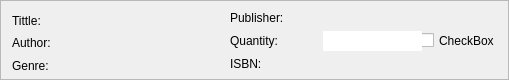
<?xml version="1.0" encoding="UTF-8"?>
<ui version="4.0">
 <class>Frame</class>
 <widget class="QFrame" name="Frame">
  <property name="geometry">
   <rect>
    <x>0</x>
    <y>0</y>
    <width>509</width>
    <height>80</height>
   </rect>
  </property>
  <property name="maximumSize">
   <size>
    <width>16777215</width>
    <height>80</height>
   </size>
  </property>
  <property name="windowTitle">
   <string>Frame</string>
  </property>
  <property name="frameShape">
   <enum>QFrame::StyledPanel</enum>
  </property>
  <property name="frameShadow">
   <enum>QFrame::Raised</enum>
  </property>
  <widget class="QCheckBox" name="checkBox">
   <property name="geometry">
    <rect>
     <x>420</x>
     <y>30</y>
     <width>81</width>
     <height>21</height>
    </rect>
   </property>
   <property name="text">
    <string>CheckBox</string>
   </property>
  </widget>
  <widget class="QWidget" name="">
   <property name="geometry">
    <rect>
     <x>12</x>
     <y>12</y>
     <width>151</width>
     <height>62</height>
    </rect>
   </property>
   <layout class="QGridLayout" name="gridLayout_2">
    <item row="0" column="0">
     <widget class="QLabel" name="tittleLabel">
      <property name="enabled">
       <bool>true</bool>
      </property>
      <property name="text">
       <string>Tittle:</string>
      </property>
     </widget>
    </item>
    <item row="0" column="1">
     <widget class="QLabel" name="titleValue">
      <property name="text">
       <string/>
      </property>
     </widget>
    </item>
    <item row="1" column="0">
     <widget class="QLabel" name="authorLabel">
      <property name="text">
       <string>Author:</string>
      </property>
     </widget>
    </item>
    <item row="1" column="1">
     <widget class="QLabel" name="authorValue">
      <property name="text">
       <string/>
      </property>
     </widget>
    </item>
    <item row="2" column="0">
     <widget class="QLabel" name="genreLable">
      <property name="text">
       <string>Genre:</string>
      </property>
     </widget>
    </item>
    <item row="2" column="1">
     <widget class="QLabel" name="genreValue">
      <property name="text">
       <string/>
      </property>
     </widget>
    </item>
   </layout>
  </widget>
  <widget class="QWidget" name="">
   <property name="geometry">
    <rect>
     <x>230</x>
     <y>10</y>
     <width>192</width>
     <height>61</height>
    </rect>
   </property>
   <layout class="QGridLayout" name="gridLayout">
    <item row="0" column="0">
     <widget class="QLabel" name="publisherLabel">
      <property name="text">
       <string>Publisher:</string>
      </property>
     </widget>
    </item>
    <item row="2" column="2">
     <widget class="QLabel" name="isbnValue">
      <property name="text">
       <string/>
      </property>
     </widget>
    </item>
    <item row="1" column="2">
     <widget class="QLineEdit" name="quantityLineEdit">
      <property name="enabled">
       <bool>true</bool>
      </property>
      <property name="focusPolicy">
       <enum>Qt::WheelFocus</enum>
      </property>
      <property name="text">
       <string/>
      </property>
      <property name="frame">
       <bool>false</bool>
      </property>
      <property name="echoMode">
       <enum>QLineEdit::Normal</enum>
      </property>
      <property name="readOnly">
       <bool>true</bool>
      </property>
     </widget>
    </item>
    <item row="2" column="0">
     <widget class="QLabel" name="isbnLabel">
      <property name="text">
       <string>ISBN:</string>
      </property>
     </widget>
    </item>
    <item row="0" column="2">
     <widget class="QLabel" name="publisherValue">
      <property name="text">
       <string/>
      </property>
     </widget>
    </item>
    <item row="1" column="0">
     <widget class="QLabel" name="quantityLabel">
      <property name="text">
       <string>Quantity:</string>
      </property>
     </widget>
    </item>
    <item row="1" column="1">
     <spacer name="horizontalSpacer">
      <property name="orientation">
       <enum>Qt::Horizontal</enum>
      </property>
      <property name="sizeHint" stdset="0">
       <size>
        <width>40</width>
        <height>20</height>
       </size>
      </property>
     </spacer>
    </item>
   </layout>
  </widget>
 </widget>
 <resources/>
 <connections/>
</ui>
